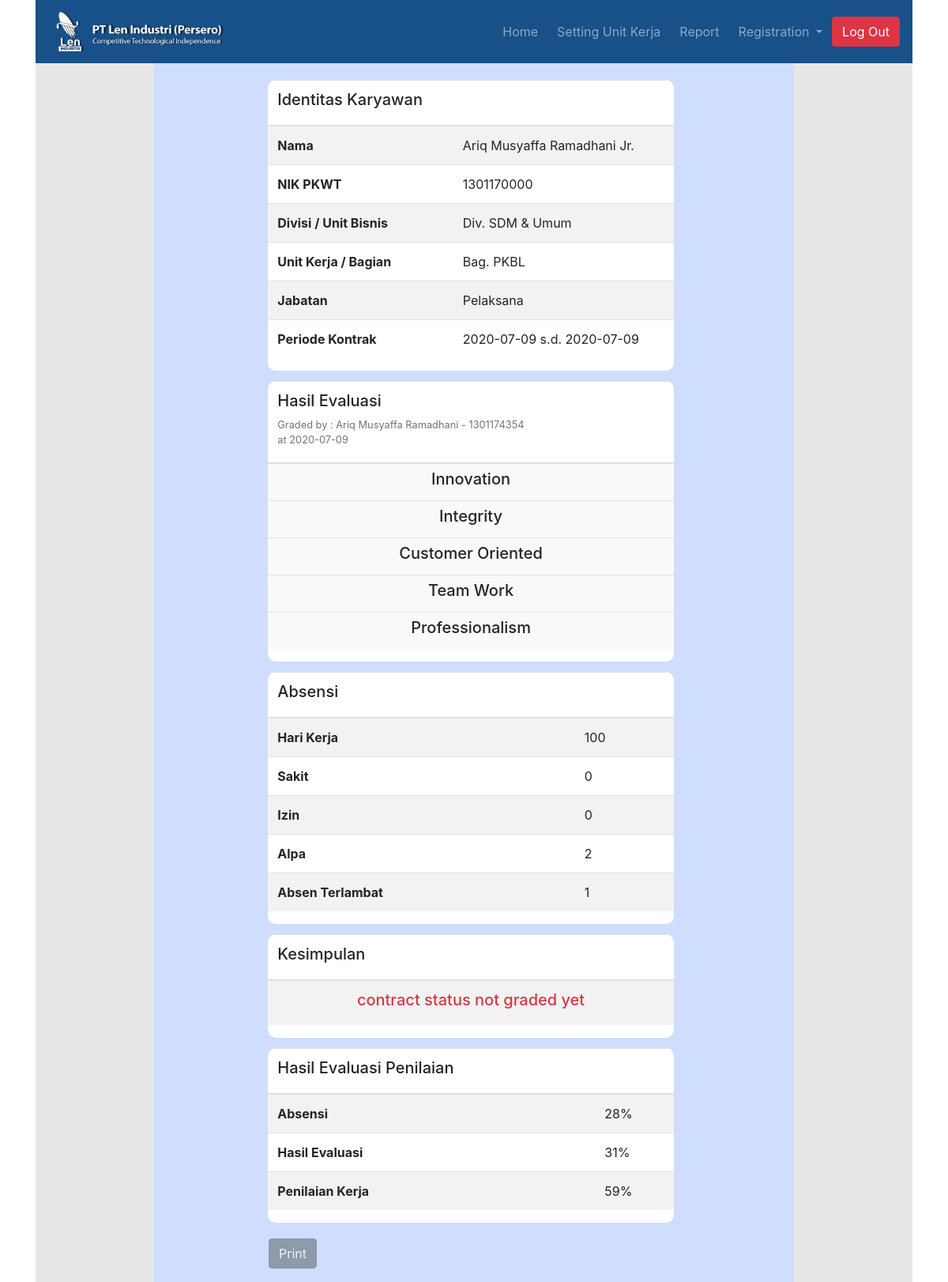
The app's page /C_detail_admin/index/59 with its own data.
### tables this page shows
CREATE TABLE `karyawan` (
  `id_karyawan` int(11) NOT NULL,
  `id_evaluasi` int(11) DEFAULT NULL,
  `id_absensi` int(11) NOT NULL,
  `nama` varchar(255) NOT NULL,
  `nik` int(10) NOT NULL,
  `divisi` varchar(255) NOT NULL,
  `jabatan` varchar(255) NOT NULL,
  `bagian` varchar(255) NOT NULL,
  `nilai_hasil` float NOT NULL,
  `end_periode` date NOT NULL,
  `start_periode` date NOT NULL,
  `status` varchar(255) NOT NULL,
  `alasan` varchar(255) DEFAULT NULL,
  `anggaran` varchar(255) DEFAULT NULL,
  `kode_pagu` varchar(255) DEFAULT NULL
);

CREATE TABLE `absensi` (
  `id_absensi` int(11) NOT NULL,
  `nik` int(10) NOT NULL,
  `sakit` float NOT NULL,
  `izin` float NOT NULL,
  `alpa` float NOT NULL,
  `periode` int(11) NOT NULL,
  `terlambat` float NOT NULL,
  `nilai_absen` float NOT NULL,
  `nilai_produktivitas` float NOT NULL
);

### application/views/admin/V_detail_admin.php (the view, shortened to what the rows shown need)
<!DOCTYPE html>
<html lang="en">
<head>
    <link rel="stylesheet" href="<?= base_url()?>/assets/css/bootstrap.min.css">
    <link rel="stylesheet" href="<?= base_url()?>/assets/style/style1.css">
</head>
<body>
    <div class="container">
        <div class="container" style="background-color: #E7E7E7;">
            <div class="container main_bgr_dash" style="width: 75%;">
                <div class="row">
                    <div class="col-md-12">
                        <div class="detail_area">
                            <table class="table table-striped">
                                <thead>
                                <tr>
                                    <th scope="col"><h5>Identitas Karyawan</h5></th>
                                    <th scope="col"></th>
                                </tr>
                                </thead>
                                <tbody>
                                <tr>
                                    <th scope="row">Nama</th>
                                    <td><?= $karyawan['nama']; ?></td>
                                </tr>
                                <tr>
                                    <th scope="row">NIK PKWT</th>
                                    <td><?= $karyawan['nik']; ?></td>
                                </tr>
                                <tr>
                                    <th scope="row">Divisi / Unit Bisnis</th>
                                    <td><?= $karyawan['divisi']; ?></td>
                                </tr>
                                <tr>
                                    <th scope="row">Unit Kerja / Bagian</th>
                                    <td><?= $karyawan['bagian']; ?></td>
                                </tr>
                                <tr>
                                    <th scope="row">Jabatan</th>
                                    <td><?= $karyawan['jabatan']; ?></td>
                                </tr>
                                <tr>
                                    <th scope="row">Periode Kontrak</th>
                                    <td><?= $karyawan['start_periode']; ?> s.d. <?= $karyawan['end_periode']; ?></td>
                                </tr>
                                </tbody>
                            </table>
                        </div>
                    </div>
                </div>
                <div class="row">
                    <div class="col-md-12">
                        <div class="detail_area">
                            <table class="table table-striped">
                                <thead>
                                <tr>
                                    <th scope="col">
                                    <h5>Hasil Evaluasi</h5>
                                    <h6 class="text-secondary">
                                        <?php if ($evaluasi['nilai_eval'] != -1) { ?>
                                            <small>
                                                Graded by : <?=  $evaluasi['nama_atasan'] ?> - <?=  $evaluasi['nik_atasan'] ?> <br> at <?=  $evaluasi['date_fill'] ?>
                                            </small>
                                        <?php } else { ?>
                                            <small>
                                                Should be graded by : <?=  $evaluasi['nama_atasan'] ?> - <?=  $evaluasi['nik_atasan'] ?>
                                            </small>
                                        <?php } ?>
                                    </h6>
                                    </th>
                                </tr>
                                </thead>
                            </table>
                        </div>
                    </div>
                </div>
                <div class="row">
                    <div class="col-md-12">
                        <div class="detail_area">
                            <table class="table table-striped">
                                <thead>
                                <tr>
                                    <th scope="col"><h5>Absensi</h5></th>
                                    <th scope="col"></th>
                                </tr>
                                </thead>
                                <tbody>
                                <tr>
                                    <th scope="row">Hari Kerja</th>
                                    <td><?= $absensi['periode']; ?></td>
                                </tr>
                                <tr>
                                    <th scope="row">Sakit</th>
                                    <td><?= $absensi['sakit']; ?></td>
                                </tr>
                                <tr>
                                    <th scope="row">Izin</th>
                                    <td><?= $absensi['izin']; ?></td>
                                </tr>
                                <tr>
                                    <th scope="row">Alpa</th>
                                </tr>
                                <tr>
                                    <th scope="row">Absen Terlambat</th>
                                    <td><?= $absensi['terlambat']; ?></td>
                                </tr>
                                </tbody>
                            </table>
                        </div>
                    </div>
                </div>
                <div class="row">
                    <div class="col-md-12">
                        <div class="detail_area">
                            <table class="table table-striped">
                                <thead>
                                <tr>
                                    <th scope="col"><h5>Kesimpulan</h5></th>
                                    <th scope="col"></th>
                                </tr>
                                </thead>
                            </table>
                        </div>
                    </div>
                </div>
                <div class="row">
                    <div class="col-md-12">
                        <div class="detail_area">
                            <table class="table table-striped">
                                <thead>
                                <tr>
                                    <th scope="col"><h5>Hasil Evaluasi Penilaian</h5></th>
                                    <th scope="col"></th>
                                </tr>
                                </thead>
                                <?php if ($evaluasi['nilai_eval'] != -1) { ?>
                                    <tbody>
                                        <tr>
                                            <th scope="row">Absensi</th>
                                            <td><?= $absensi['nilai_absen']; ?>%</td>
                                        </tr>
                                        <tr>
                                            <th scope="row">Hasil Evaluasi</th>
                                            <td><?= $evaluasi['nilai_eval']; ?>%</td>
                                        </tr>
                                        <tr>
                                            <th scope="row">Penilaian Kerja</th>
                                            <td><?= $karyawan['nilai_hasil']; ?>%</td>
                                        </tr>
                                    </tbody>
                                <?php } ?>
                            </table>
                        </div>
                    </div>
                </div>
            </div>
        </div>
</body>
</html>

### records on screen
karyawan: nama "Ariq Musyaffa Ramadhani Jr.", nik "1301170000", divisi "Div. SDM & Umum", bagian "Bag. PKBL", jabatan "Pelaksana", start_periode "2020-07-09", end_periode "2020-07-09", nilai_hasil "59"
absensi: periode "100", sakit "0", izin "0", terlambat "1", nilai_absen "28"

### other values on screen
$evaluasi['nama_atasan'] "Ariq Musyaffa Ramadhani"
$evaluasi['nik_atasan'] "1301174354"
$evaluasi['date_fill'] "2020-07-09"
$absensi['alpa'] "2"
$evaluasi['nilai_eval'] "31"
